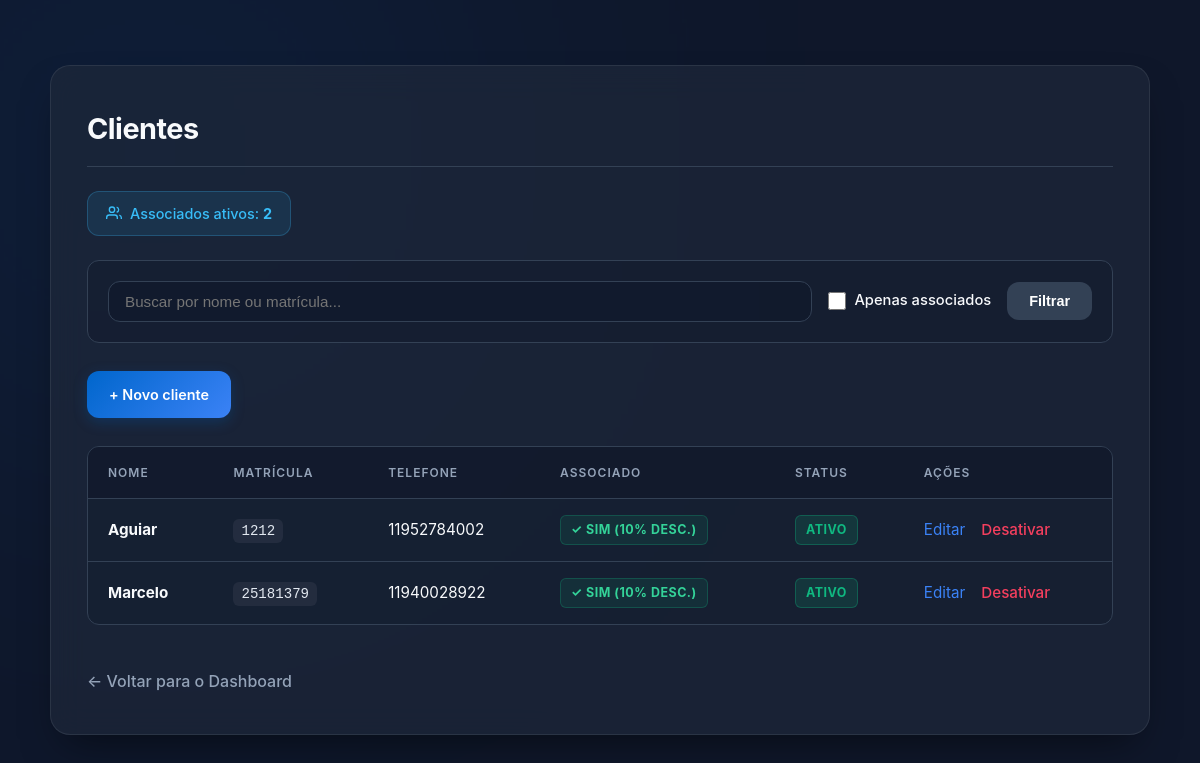
The page /clientes/ (signed in) on the database its author committed.
### app/models/cliente.py (models this page shows, shortened)
class Cliente(Base):
    __tablename__ = "clientes"
    id         = Column(Integer, primary_key=True, index=True)
    nome       = Column(String(150), nullable=False, index=True)
    matricula  = Column(String(50), nullable=True, unique=True)
    telefone   = Column(String(20), nullable=True)
    is_associado = Column(Boolean, default=False, nullable=False)
    ativo      = Column(Boolean, default=True)
    criado_em  = Column(DateTime, server_default=func.now())
    vendas = relationship("Venda", back_populates="cliente")

### app/controllers/cliente_controller.py (the view)
@router.get("/")
def listar_clientes(
    request: Request,
    busca: str = "",
    apenas_associados: bool = False,
    db: Session = Depends(get_db),
    admin = Depends(get_admin)
):
    query = db.query(Cliente)
    if busca:
        query = query.filter(
            Cliente.nome.ilike(f"%{busca}%") |
            Cliente.matricula.ilike(f"%{busca}%")
        )
    if apenas_associados:
        query = query.filter(Cliente.is_associado == True)
    clientes = query.order_by(Cliente.nome).all()
    total_associados = db.query(Cliente).filter(
        Cliente.is_associado == True,
        Cliente.ativo == True
    ).count()
    return templates.TemplateResponse(
        request,
        "clientes/index.html",
        {
            "request":           request,
            "usuario":           admin,
            "clientes":          clientes,
            "busca":             busca,
            "apenas_associados": apenas_associados,
            "total_associados":  total_associados,
        }
    )

### app/templates/clientes/index.html (shortened to what this page needs)
<!DOCTYPE html>
<html lang="pt-br">
<head>
</head>
<body>
    <div class="container">
        <h1>Clientes</h1>
        <div class="info-box">
            <svg width="16" height="16" viewBox="0 0 24 24" fill="none" stroke="currentColor" stroke-width="2"><path d="M17 21v-2a4 4 0 0 0-4-4H5a4 4 0 0 0-4 4v2"/><circle cx="9" cy="7" r="4"/><path d="M23 21v-2a4 4 0 0 0-3-3.87"/><path d="M16 3.13a4 4 0 0 1 0 7.75"/></svg>
            <span>Associados ativos: <strong>{{ total_associados }}</strong></span>
        </div>
        <form method="get" action="/clientes" class="filter-form">
            <input type="text"
                   name="busca"
                   placeholder="Buscar por nome ou matrícula..."
                   value="{{ busca }}">
            <label class="checkbox-label">
                <input type="checkbox" name="apenas_associados" value="true" {{ 'checked' if apenas_associados }}>
                Apenas associados
            </label>
            <button type="submit" class="btn-filter">Filtrar</button>
        </form>
        <a href="/clientes/novo" class="btn-primary">+ Novo cliente</a>
        <div class="table-responsive">
            <table>
                <thead>
                    <tr>
                        <th>Nome</th>
                        <th>Matrícula</th>
                        <th>Telefone</th>
                        <th>Associado</th>
                        <th>Status</th>
                        <th>Ações</th>
                    </tr>
                </thead>
                <tbody>
                    {% for c in clientes %}
                    <tr>
                        <td><strong style="color: var(--text-main);">{{ c.nome }}</strong></td>
                        <td>
                            {% if c.matricula %}
                                <code>{{ c.matricula }}</code>
                            {% else %}
                                <span style="color: var(--text-muted);">—</span>
                            {% endif %}
                        </td>
                        <td>{{ c.telefone or "—" }}</td>
                        <td>
                            {% if c.is_associado %}
                                <span class="badge badge-associado">✓ Sim (10% desc.)</span>
                            {% else %}
                                <span style="color: var(--text-muted); font-size: 0.9rem;">Não</span>
                            {% endif %}
                        </td>
                        <td>
                            {% if c.ativo %}
                                <span class="badge badge-active">Ativo</span>
                            {% else %}
                                <span class="badge badge-inactive">Inativo</span>
                            {% endif %}
                        </td>
                        <td>
                            <div class="actions-cell">
                                <a href="/clientes/{{ c.id }}/editar">Editar</a>
                                <form action="/clientes/{{ c.id }}/toggle-ativo" method="post" style="display:inline">
                                    <button type="submit" class="btn-toggle {{ 'deactivate' if c.ativo else 'activate' }}">
                                        {{ "Desativar" if c.ativo else "Ativar" }}
                                    </button>
                                </form>
                            </div>
                        </td>
                    </tr>
                    {% endfor %}
                </tbody>
            </table>
        </div>
        <p><a href="/" class="back-link">← Voltar para o Dashboard</a></p>
    </div>
</body>
</html>

### rows shown on the page
Cliente: nome "Aguiar", matricula "1212", telefone "11952784002", is_associado "✓ SIM (10% DESC.)", shows "ATIVO", ativo "Desativar"
Cliente: nome "Marcelo", matricula "25181379", telefone "11940028922", is_associado "✓ SIM (10% DESC.)", shows "ATIVO", ativo "Desativar"

### other values the page prints
{{ total_associados }} "2"
